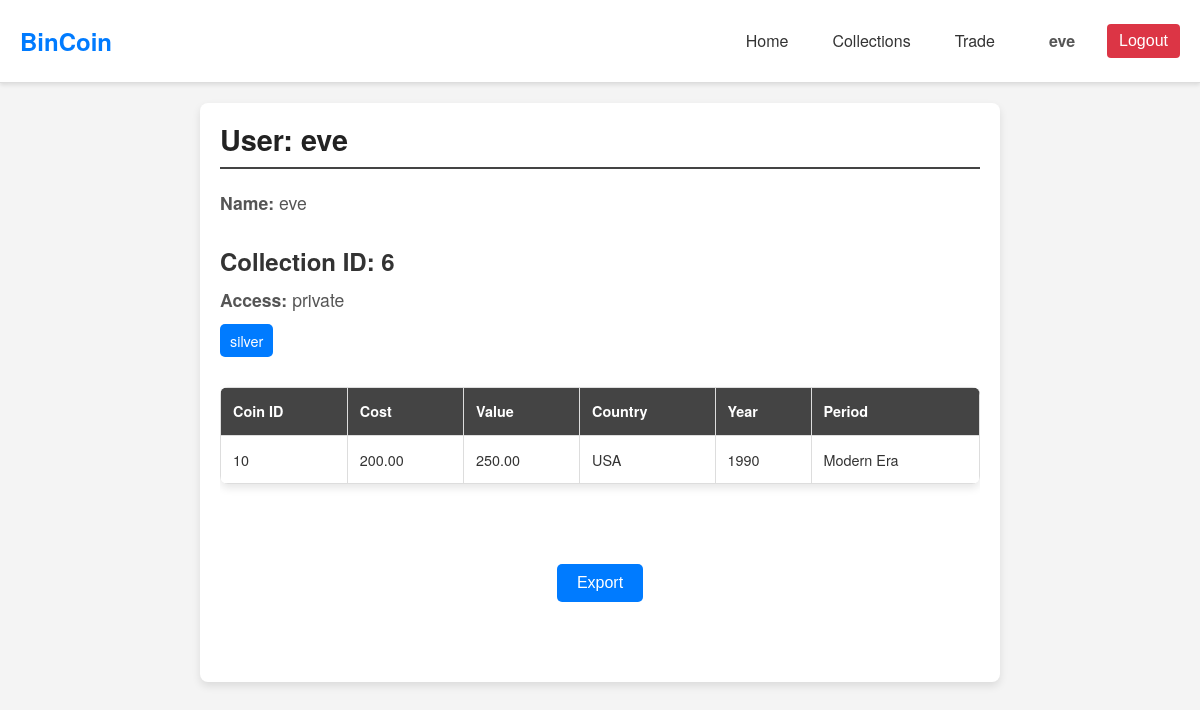
The page /php/user_profile.php?user=eve (signed in) on the database its author committed.
### tables this page shows
CREATE TABLE `user` (
    `name` VARCHAR(255) PRIMARY KEY,
    `password` VARCHAR(255) NOT NULL,
    `created_at` TIMESTAMP DEFAULT CURRENT_TIMESTAMP
);

CREATE TABLE `coin` (
    `id` INT AUTO_INCREMENT PRIMARY KEY,
    `cost` DECIMAL(10, 2) NOT NULL,
    `value` DECIMAL(10, 2) NOT NULL,
    `currency` VARCHAR(50) NOT NULL,
    `front_path` VARCHAR(255) NOT NULL,
    `back_path` VARCHAR(255) NOT NULL,
    `country` VARCHAR(100) NOT NULL,
    `year` INT NOT NULL,
    `coin_collection_id` INT NOT NULL,
    FOREIGN KEY (`coin_collection_id`) REFERENCES `coin_collection`(`id`) ON DELETE CASCADE
);

CREATE TABLE `period` (
    `id` INT AUTO_INCREMENT PRIMARY KEY,
    `country` VARCHAR(100) NOT NULL,
    `from` YEAR NOT NULL,
    `to` YEAR NOT NULL,
    `name` VARCHAR(255) NOT NULL
);

### php/user_profile.php (called while the page is built, shortened)
<?php
$conn = new mysqli(SERVERNAME, USERNAME, PASSWORD, DBNAME);
$userName = isset($_GET['user']) ? $_GET['user'] : 'Alice';
$userQuery = $conn->prepare("SELECT * FROM `user` WHERE `name` = ?");
$userQuery->bind_param("s", $userName);
$userQuery->execute();
$userResult = $userQuery->get_result();
$user = $userResult->fetch_assoc();
$collectionsQuery = $conn->prepare("
    SELECT cc.id AS collection_id, cc.access, ct.name AS tag
    FROM `coin_collection` cc
    LEFT JOIN `collection_tag` ct ON cc.id = ct.collection_id
    WHERE cc.user_name = ?
");
$collectionsQuery->bind_param("s", $userName);
$collectionsQuery->execute();
$collectionsResult = $collectionsQuery->get_result();
$collections = [];
while ($row = $collectionsResult->fetch_assoc()) {
    $collections[$row['collection_id']]['access'] = $row['access'];
    $collections[$row['collection_id']]['tags'][] = $row['tag'];
}
foreach ($collections as $collectionId => &$collection) {
    $coinsQuery = $conn->prepare("
        SELECT c.id AS coin_id, c.cost, c.value, c.currency, c.country, c.year, p.name AS period
        FROM `coin` c
        LEFT JOIN `coin_period` cp ON c.id = cp.coin_id
        LEFT JOIN `period` p ON cp.period_id = p.id
        WHERE c.coin_collection_id = ?
    ");
    $coinsQuery->bind_param("i", $collectionId);
    $coinsQuery->execute();
    $coinsResult = $coinsQuery->get_result();
}
include "../components/user_profile_page.php";
?>

### components/user_profile_page.php (the view, shortened to what this page needs)
<!DOCTYPE html>
<html lang="en">
<head>
    <link rel="stylesheet" href="../css/theme.css">
    <link rel="stylesheet" href="../css/user_profile.css">
</head>
<body>
    <?php include '../components/header.php'; ?>
    <div class="profile-container">
        <h2>User: <?php echo htmlspecialchars($user['name']); ?></h2>
        <div class="user-details">
            <p><strong>Name:</strong> <?php echo htmlspecialchars($user['name']); ?></p>
        </div>
        <?php foreach ($collections as $collectionId => $collection): ?>
            <div class="collection">
                <h3>Collection ID: <?php echo htmlspecialchars($collectionId); ?></h3>
                <p><strong>Access:</strong> <?php echo htmlspecialchars($collection['access']); ?></p>
                <div class="tags">
                    <?php foreach ($collection['tags'] as $tag): ?>
                        <span class="tag"><?php echo htmlspecialchars($tag); ?></span>
                    <?php endforeach; ?>
                </div>
                <div class="table-container">
                    <table>
                        <thead>
                            <tr>
                                <th>Coin ID</th>
                                <th>Cost</th>
                                <th>Value</th>
                                <th>Country</th>
                                <th>Year</th>
                                <th>Period</th>
                            </tr>
                        </thead>
                        <tbody>
                            <?php foreach ($collection['coins'] as $coin): ?>
                                <tr>
                                    <td><?php echo htmlspecialchars($coin['coin_id']); ?></td>
                                    <td><?php echo htmlspecialchars($coin['cost']); ?></td>
                                    <td><?php echo htmlspecialchars($coin['value']); ?></td>
                                    <td><?php echo htmlspecialchars($coin['country']); ?></td>
                                    <td><?php echo htmlspecialchars($coin['year']); ?></td>
                                    <td><?php echo htmlspecialchars($coin['period']); ?></td>
                                </tr>
                            <?php endforeach; ?>
                        </tbody>
                    </table>
                </div>
            </div>
        <?php endforeach; ?>
        <div class="export-container">
        <div class="dropdown">
            <button class="export-btn">Export</button>
            </div>
        </div>
    </div>
</body>
</html>

### css/theme.css (style rules this page uses)
* { margin: 0; padding: 0; box-sizing: border-box; }
html { font-size: 16px; }
body { font-family: 'Helvetica Neue', Arial, sans-serif; line-height: 1.6; color: #333; background-color: #f4f4f4; }
h1, h2, h3, h4, h5, h6 { color: #222; margin-bottom: 1rem; line-height: 1.2; }
p { margin-bottom: 1.2rem; }
button, .btn { display: inline-block; background-color: #007BFF; color: #ffffff; padding: 10px 20px; border: none; border-radius: 4px; cursor: pointer; font-size: 1rem; transition: background-color 0.3s ease; text-decoration: none; text-align: center; }
table { width: 100%; border-collapse: collapse; margin-bottom: 20px; }
table th, table td { padding: 12px; border: 1px solid #ddd; text-align: left; }
table th { background-color: #f8f8f8; }

### css/user_profile.css (style rules this page uses)
.profile-container { max-width: 800px; margin: 20px auto; background: #ffffff; padding: 20px; border-radius: 8px; box-shadow: 0 4px 8px rgba(0, 0, 0, 0.1); }
.profile-container h2 { font-size: 1.8em; border-bottom: 2px solid #444; padding-bottom: 10px; margin-bottom: 20px; }
.profile-container .user-details { margin-bottom: 30px; }
.profile-container .user-details p { font-size: 1.1em; margin: 5px 0; color: #555; }
.collection { margin-bottom: 20px; }
.collection h3 { font-size: 1.5em; color: #333; margin-bottom: 10px; }
.collection p { font-size: 1.1em; color: #555; margin-bottom: 10px; }
.table-container { overflow-x: auto; }
.table-container table { width: 100%; border-collapse: collapse; margin: 20px 0; font-size: 0.9em; background: #ffffff; box-shadow: 0 4px 8px rgba(0, 0, 0, 0.1); border-radius: 8px; overflow: hidden; }
.table-container th, .table-container td { padding: 12px; text-align: left; }
.table-container th { background-color: #444; color: #ffffff; }
.table-container td { border-bottom: 1px solid #dddddd; }
.tags { margin: 10px 0; }
.tag { display: inline-block; background-color: #007BFF; color: #ffffff; padding: 5px 10px; border-radius: 5px; font-size: 0.9em; margin-right: 5px; }
.export-container { margin: 50px auto; max-width: 300px; text-align: center; }
.export-btn { display: inline-block; padding: 10px 20px; margin: 10px; font-size: 1em; color: #fff; background-color: #007BFF; border: none; border-radius: 5px; cursor: pointer; text-decoration: none; }
.dropdown { position: relative; display: inline-block; }

### rows shown on the page
user: name "eve"
coin: id "10", cost "200.00", value "250.00", country "USA", year "1990", period.name "Modern Era"

### other values the page prints
$_SESSION['username'] "eve"
$collectionId "6"
$collection['access'] "private"
$tag "silver"
